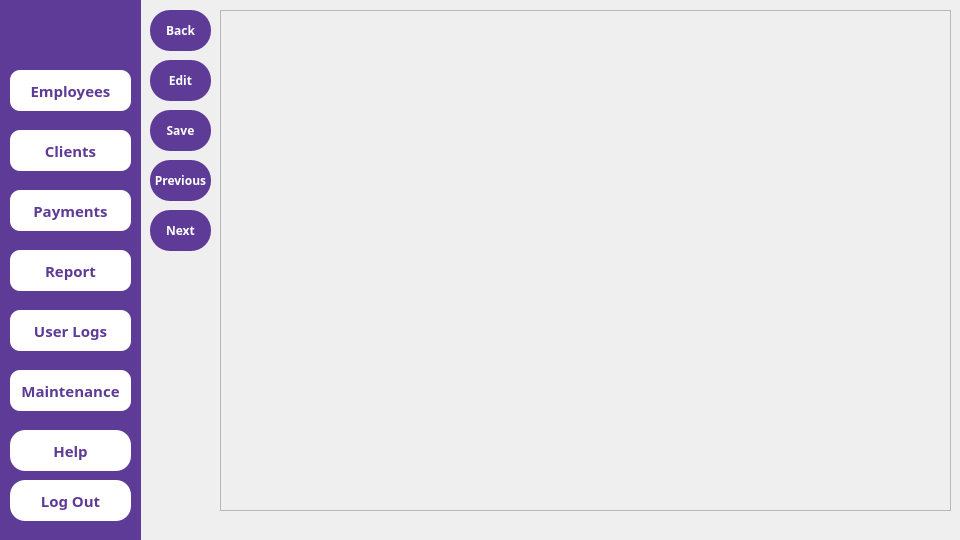
<?xml version="1.0" encoding="UTF-8"?>
<ui version="4.0">
 <class>MainWindow</class>
 <widget class="QMainWindow" name="MainWindow">
  <property name="geometry">
   <rect>
    <x>0</x>
    <y>0</y>
    <width>960</width>
    <height>540</height>
   </rect>
  </property>
  <property name="font">
   <font>
    <family>Arial Black</family>
    <bold>true</bold>
   </font>
  </property>
  <property name="windowTitle">
   <string>MainWindow</string>
  </property>
  <widget class="QWidget" name="centralwidget">
   <widget class="QPushButton" name="employees">
    <property name="geometry">
     <rect>
      <x>10</x>
      <y>70</y>
      <width>121</width>
      <height>41</height>
     </rect>
    </property>
    <property name="font">
     <font>
      <family>Arial Black</family>
      <pointsize>11</pointsize>
      <bold>true</bold>
     </font>
    </property>
    <property name="styleSheet">
     <string notr="true">QPushButton
{
background-color:white ;
color:#5e3b96;
 border-radius:10px;
}</string>
    </property>
    <property name="text">
     <string>Employees</string>
    </property>
   </widget>
   <widget class="QPushButton" name="clients">
    <property name="geometry">
     <rect>
      <x>10</x>
      <y>130</y>
      <width>121</width>
      <height>41</height>
     </rect>
    </property>
    <property name="font">
     <font>
      <family>Arial Black</family>
      <pointsize>11</pointsize>
      <bold>true</bold>
     </font>
    </property>
    <property name="styleSheet">
     <string notr="true">QPushButton
{
background-color:white ;
color:#5e3b96;
 border-radius:10px;
}</string>
    </property>
    <property name="text">
     <string>Clients</string>
    </property>
   </widget>
   <widget class="QPushButton" name="payments">
    <property name="geometry">
     <rect>
      <x>10</x>
      <y>190</y>
      <width>121</width>
      <height>41</height>
     </rect>
    </property>
    <property name="font">
     <font>
      <family>Arial Black</family>
      <pointsize>11</pointsize>
      <bold>true</bold>
     </font>
    </property>
    <property name="styleSheet">
     <string notr="true">QPushButton
{
background-color:white ;
color:#5e3b96;
 border-radius:10px;
}</string>
    </property>
    <property name="text">
     <string>Payments</string>
    </property>
   </widget>
   <widget class="QPushButton" name="report">
    <property name="geometry">
     <rect>
      <x>10</x>
      <y>250</y>
      <width>121</width>
      <height>41</height>
     </rect>
    </property>
    <property name="font">
     <font>
      <family>Arial Black</family>
      <pointsize>11</pointsize>
      <bold>true</bold>
     </font>
    </property>
    <property name="styleSheet">
     <string notr="true">QPushButton
{
background-color:white ;
color:#5e3b96;
 border-radius:10px;
}</string>
    </property>
    <property name="text">
     <string>Report</string>
    </property>
   </widget>
   <widget class="QPushButton" name="user_logs">
    <property name="geometry">
     <rect>
      <x>10</x>
      <y>310</y>
      <width>121</width>
      <height>41</height>
     </rect>
    </property>
    <property name="font">
     <font>
      <family>Arial Black</family>
      <pointsize>11</pointsize>
      <bold>true</bold>
     </font>
    </property>
    <property name="styleSheet">
     <string notr="true">QPushButton
{
background-color:white ;
color:#5e3b96;
 border-radius:10px;
}</string>
    </property>
    <property name="text">
     <string>User Logs</string>
    </property>
   </widget>
   <widget class="QPushButton" name="SMS">
    <property name="geometry">
     <rect>
      <x>10</x>
      <y>370</y>
      <width>121</width>
      <height>41</height>
     </rect>
    </property>
    <property name="font">
     <font>
      <family>Arial Black</family>
      <pointsize>11</pointsize>
      <bold>true</bold>
     </font>
    </property>
    <property name="styleSheet">
     <string notr="true">QPushButton
{
background-color:white ;
color:#5e3b96;
 border-radius:10px;
}</string>
    </property>
    <property name="text">
     <string>Maintenance</string>
    </property>
   </widget>
   <widget class="QPushButton" name="help">
    <property name="geometry">
     <rect>
      <x>10</x>
      <y>430</y>
      <width>121</width>
      <height>41</height>
     </rect>
    </property>
    <property name="font">
     <font>
      <family>Arial Black</family>
      <pointsize>11</pointsize>
      <bold>true</bold>
     </font>
    </property>
    <property name="styleSheet">
     <string notr="true">QPushButton
{
background-color:white ;
color:#5e3b96;
 border-radius:15px;
}</string>
    </property>
    <property name="text">
     <string>Help</string>
    </property>
   </widget>
   <widget class="QPushButton" name="log_out">
    <property name="geometry">
     <rect>
      <x>10</x>
      <y>480</y>
      <width>121</width>
      <height>41</height>
     </rect>
    </property>
    <property name="font">
     <font>
      <family>Arial Black</family>
      <pointsize>11</pointsize>
      <bold>true</bold>
     </font>
    </property>
    <property name="styleSheet">
     <string notr="true">QPushButton
{
background-color:white ;
color:#5e3b96;
 border-radius:15px;
}</string>
    </property>
    <property name="text">
     <string>Log Out</string>
    </property>
   </widget>
   <widget class="QLabel" name="BGviolet">
    <property name="geometry">
     <rect>
      <x>0</x>
      <y>0</y>
      <width>141</width>
      <height>541</height>
     </rect>
    </property>
    <property name="styleSheet">
     <string notr="true">QLabel
{
background: #5e3b96;
}</string>
    </property>
    <property name="text">
     <string/>
    </property>
   </widget>
   <widget class="QLabel" name="label_12">
    <property name="geometry">
     <rect>
      <x>0</x>
      <y>10</y>
      <width>141</width>
      <height>41</height>
     </rect>
    </property>
    <property name="text">
     <string/>
    </property>
    <property name="pixmap">
     <pixmap>../logos/logog.jpg</pixmap>
    </property>
    <property name="scaledContents">
     <bool>true</bool>
    </property>
   </widget>
   <widget class="QPushButton" name="back">
    <property name="geometry">
     <rect>
      <x>150</x>
      <y>10</y>
      <width>61</width>
      <height>41</height>
     </rect>
    </property>
    <property name="font">
     <font>
      <family>Arial Black</family>
      <bold>true</bold>
     </font>
    </property>
    <property name="styleSheet">
     <string notr="true">QPushButton
{
background-color: #5e3b96;
color:white;
 border-radius:20px;
}</string>
    </property>
    <property name="text">
     <string>Back</string>
    </property>
   </widget>
   <widget class="QPushButton" name="edit">
    <property name="geometry">
     <rect>
      <x>150</x>
      <y>60</y>
      <width>61</width>
      <height>41</height>
     </rect>
    </property>
    <property name="font">
     <font>
      <family>Arial Black</family>
      <bold>true</bold>
     </font>
    </property>
    <property name="styleSheet">
     <string notr="true">QPushButton
{
background-color: #5e3b96;
color:white;
 border-radius:20px;
}</string>
    </property>
    <property name="text">
     <string>Edit</string>
    </property>
   </widget>
   <widget class="QPushButton" name="save">
    <property name="geometry">
     <rect>
      <x>150</x>
      <y>110</y>
      <width>61</width>
      <height>41</height>
     </rect>
    </property>
    <property name="font">
     <font>
      <family>Arial Black</family>
      <bold>true</bold>
     </font>
    </property>
    <property name="styleSheet">
     <string notr="true">QPushButton
{
background-color: #5e3b96;
color:white;
 border-radius:20px;
}</string>
    </property>
    <property name="text">
     <string>Save</string>
    </property>
   </widget>
   <widget class="QPushButton" name="previous">
    <property name="geometry">
     <rect>
      <x>150</x>
      <y>160</y>
      <width>61</width>
      <height>41</height>
     </rect>
    </property>
    <property name="font">
     <font>
      <family>Arial Black</family>
      <bold>true</bold>
     </font>
    </property>
    <property name="styleSheet">
     <string notr="true">QPushButton
{
background-color: #5e3b96;
color:white;
border-radius:20px;
}</string>
    </property>
    <property name="text">
     <string>Previous</string>
    </property>
   </widget>
   <widget class="QPushButton" name="next">
    <property name="geometry">
     <rect>
      <x>150</x>
      <y>210</y>
      <width>61</width>
      <height>41</height>
     </rect>
    </property>
    <property name="font">
     <font>
      <family>Arial Black</family>
      <bold>true</bold>
     </font>
    </property>
    <property name="styleSheet">
     <string notr="true">QPushButton
{
background-color: #5e3b96;
color:white;
 border-radius:20px;
}</string>
    </property>
    <property name="text">
     <string>Next</string>
    </property>
   </widget>
   <widget class="QFrame" name="frame">
    <property name="geometry">
     <rect>
      <x>220</x>
      <y>10</y>
      <width>731</width>
      <height>501</height>
     </rect>
    </property>
    <property name="frameShape">
     <enum>QFrame::StyledPanel</enum>
    </property>
    <property name="frameShadow">
     <enum>QFrame::Raised</enum>
    </property>
   </widget>
   <zorder>BGviolet</zorder>
   <zorder>employees</zorder>
   <zorder>clients</zorder>
   <zorder>payments</zorder>
   <zorder>report</zorder>
   <zorder>user_logs</zorder>
   <zorder>SMS</zorder>
   <zorder>help</zorder>
   <zorder>log_out</zorder>
   <zorder>label_12</zorder>
   <zorder>back</zorder>
   <zorder>edit</zorder>
   <zorder>save</zorder>
   <zorder>previous</zorder>
   <zorder>next</zorder>
   <zorder>frame</zorder>
  </widget>
 </widget>
 <resources/>
 <connections/>
</ui>
